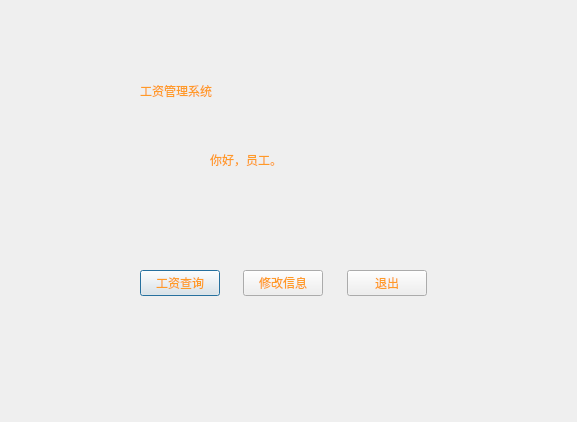
<?xml version="1.0" encoding="UTF-8"?>
<ui version="4.0">
 <class>WorkerDialog</class>
 <widget class="QDialog" name="WorkerDialog">
  <property name="geometry">
   <rect>
    <x>0</x>
    <y>0</y>
    <width>577</width>
    <height>422</height>
   </rect>
  </property>
  <property name="minimumSize">
   <size>
    <width>577</width>
    <height>422</height>
   </size>
  </property>
  <property name="maximumSize">
   <size>
    <width>577</width>
    <height>422</height>
   </size>
  </property>
  <property name="windowTitle">
   <string>Dialog</string>
  </property>
  <property name="styleSheet">
   <string notr="true">color: rgb(255, 154, 38);
background-image: url(:/resource/photo/Resource/2.jpg);</string>
  </property>
  <widget class="QLabel" name="label">
   <property name="geometry">
    <rect>
     <x>140</x>
     <y>60</y>
     <width>301</width>
     <height>61</height>
    </rect>
   </property>
   <property name="styleSheet">
    <string notr="true">font: 35pt &quot;新宋体&quot;;
</string>
   </property>
   <property name="text">
    <string>工资管理系统</string>
   </property>
  </widget>
  <widget class="QLabel" name="label_2">
   <property name="geometry">
    <rect>
     <x>210</x>
     <y>150</y>
     <width>120</width>
     <height>19</height>
    </rect>
   </property>
   <property name="layoutDirection">
    <enum>Qt::LeftToRight</enum>
   </property>
   <property name="styleSheet">
    <string notr="true">font: 14pt &quot;楷体&quot;;</string>
   </property>
   <property name="text">
    <string>你好，员工。</string>
   </property>
  </widget>
  <widget class="QWidget" name="layoutWidget">
   <property name="geometry">
    <rect>
     <x>140</x>
     <y>270</y>
     <width>287</width>
     <height>26</height>
    </rect>
   </property>
   <layout class="QHBoxLayout" name="horizontalLayout">
    <item>
     <widget class="QPushButton" name="pushButton_CheckWages">
      <property name="styleSheet">
       <string notr="true">font: 12pt &quot;仿宋&quot;;</string>
      </property>
      <property name="text">
       <string>工资查询</string>
      </property>
     </widget>
    </item>
    <item>
     <spacer name="horizontalSpacer">
      <property name="orientation">
       <enum>Qt::Horizontal</enum>
      </property>
      <property name="sizeHint" stdset="0">
       <size>
        <width>18</width>
        <height>20</height>
       </size>
      </property>
     </spacer>
    </item>
    <item>
     <widget class="QPushButton" name="pushButton_ModifyInf">
      <property name="styleSheet">
       <string notr="true">font: 12pt &quot;仿宋&quot;;</string>
      </property>
      <property name="text">
       <string>修改信息</string>
      </property>
     </widget>
    </item>
    <item>
     <spacer name="horizontalSpacer_2">
      <property name="orientation">
       <enum>Qt::Horizontal</enum>
      </property>
      <property name="sizeHint" stdset="0">
       <size>
        <width>18</width>
        <height>20</height>
       </size>
      </property>
     </spacer>
    </item>
    <item>
     <widget class="QPushButton" name="pushButton_back">
      <property name="styleSheet">
       <string notr="true">font: 12pt &quot;仿宋&quot;;</string>
      </property>
      <property name="text">
       <string>退出</string>
      </property>
     </widget>
    </item>
   </layout>
  </widget>
 </widget>
 <resources/>
 <connections/>
</ui>
